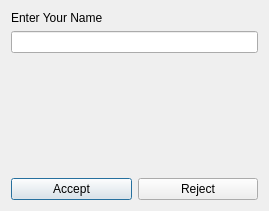
<?xml version="1.0" encoding="UTF-8"?>
<ui version="4.0">
 <class>Dialog</class>
 <widget class="QDialog" name="Dialog">
  <property name="geometry">
   <rect>
    <x>0</x>
    <y>0</y>
    <width>269</width>
    <height>211</height>
   </rect>
  </property>
  <property name="windowTitle">
   <string>Dialog</string>
  </property>
  <layout class="QVBoxLayout" name="verticalLayout">
   <item>
    <widget class="QLabel" name="label">
     <property name="text">
      <string>Enter Your Name</string>
     </property>
    </widget>
   </item>
   <item>
    <widget class="QLineEdit" name="txtName"/>
   </item>
   <item>
    <spacer name="verticalSpacer">
     <property name="orientation">
      <enum>Qt::Orientation::Vertical</enum>
     </property>
     <property name="sizeHint" stdset="0">
      <size>
       <width>20</width>
       <height>40</height>
      </size>
     </property>
    </spacer>
   </item>
   <item>
    <layout class="QHBoxLayout" name="horizontalLayout">
     <item>
      <widget class="QPushButton" name="btnAccept">
       <property name="text">
        <string>Accept</string>
       </property>
      </widget>
     </item>
     <item>
      <widget class="QPushButton" name="btnReject">
       <property name="text">
        <string>Reject</string>
       </property>
      </widget>
     </item>
    </layout>
   </item>
  </layout>
 </widget>
 <resources/>
 <connections>
  <connection>
   <sender>btnReject</sender>
   <signal>clicked()</signal>
   <receiver>Dialog</receiver>
   <slot>reject()</slot>
   <hints>
    <hint type="sourcelabel">
     <x>216</x>
     <y>190</y>
    </hint>
    <hint type="destinationlabel">
     <x>245</x>
     <y>137</y>
    </hint>
   </hints>
  </connection>
 </connections>
</ui>
